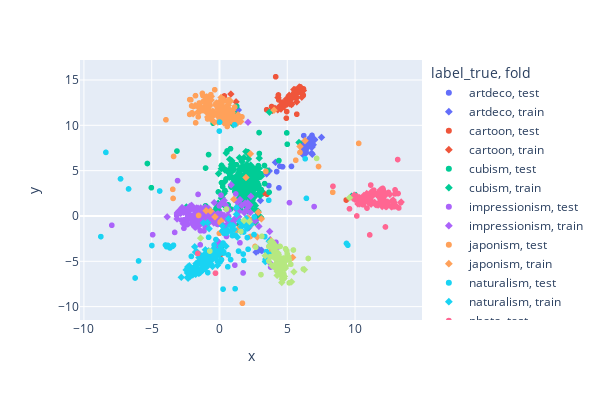

The notebook cell saved with this chart:
### Code cell
df_best = df[df.epoch == best_epoch].copy()

px.scatter(
    df_best,
    x="x",
    y="y",
    color="label_true",
    symbol="fold",
    # color="proba_pred_artdeco",
    width=600,
    height=400
)
